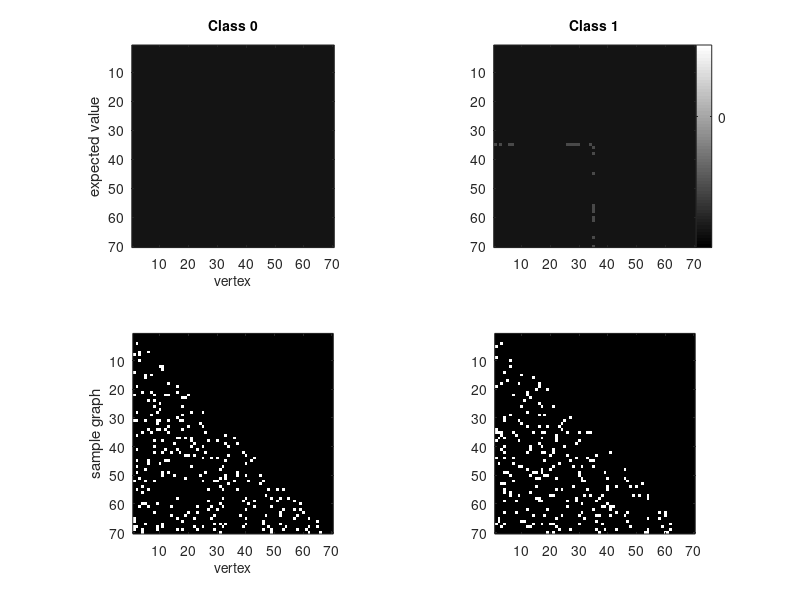

MATLAB code to generate this figure: (Note: this script raises an error after producing the figure.)
%% synthetic
clear, clc


% # neurons
V=70;

% signal subgraph
m=1;
s=20;

Ess = randperm(70);
Ess = Ess(1:s);
thesem = zeros(V);
vstar=round(V/2);
thesem(vstar,Ess) = 1;
thesem(Ess,vstar) = 1;
thesem=tril(thesem,-1);
Ess=find(thesem);

% parameters    
p=0.1;
q=0.3;
E0=p*ones(V);
E1=p*ones(V);
E1(Ess)=q;


fname=['homo_V' num2str(V) '_s' num2str(s) '_p' num2str(round(p*100)) '_q' num2str(round(q*100))];


%% plot params and samples
figure(2), clf
fs=10;

h(2)=subplot(222);
image(E1*64+0.5)
axis('square');
op2b=get(gca,'Position');
colorbar('YTick',[0.01 min(p,q) max(p,q) 1]*64.5,'YTickLabel',[0 min(p,q) max(p,q) 1])
set(gca,'Position',op2b)
title('Class 1','fontsize',fs)

h(1)=subplot(221);
image(E0*64.5)
colormap('gray')
axis('square');
title('Class 0','fontsize',fs)
xlabel('vertex','fontsize',fs)
ylabel('expected value')
op1=get(gca,'Position');
op1(3:4)=op2b(3:4);
set(gca,'Position',op1)


h(3)=subplot(223);
imagesc(tril(E0 > rand(V),-1))
axis('square');
ylabel('sample graph')
xlabel('vertex','fontsize',fs)

h(4)=subplot(224);
imagesc(tril(E1 > rand(V),-1))
axis('square');


for i=1:numel(h)
    set(h(i),'fontsize',fs)
end

print_fig(['../figs/' fname '_mean_sample'],[6 4])


%% simulate data for coherogram plots
figure(3), clf, clear h SigMat coherent incoherent coherogram Coherogram wset

ns=[20 50 100 300];
nrows=5;
ncols=length(ns);


for i=1:ncols
    
    % training data
    ntrn=ns(i);
    Atrn = nan(V,V,ntrn);
    Atrn(:,:,1:2:ntrn)=repmat(E0,[1 1 ntrn/2]) > rand(V,V,ntrn/2);
    Atrn(:,:,2:2:ntrn)=repmat(E1,[1 1 ntrn/2]) > rand(V,V,ntrn/2);
    for nn=1:ntrn, Atrn(:,:,nn)=tril(Atrn(:,:,nn),-1); end
    
    ytrn=repmat([0 1],1,ntrn/2);

    constants   = get_constants(Atrn,ytrn);     % get constants to ease classification code
    SigMat{i}   = run_get_fisher_pvals(Atrn,constants);
    incoherent{i} = incoherent_estimator(SigMat{i},s);
    [coherent{i} cocount{i}]= coherent_estimator(SigMat{i},m,s);    
    [coherogram{i} Coherogram{i} wset{i}] = get_coherograms(Atrn,ytrn);
    
end

%% plot SigMat and coheregrams

% wh = [.17 .18];
% side = 0.07;
% bottom=0.07;
% rowpos=0.22;
% colpos=0.19;
% fs=6;
% 
% for i=1:ncols
%     
%     
%     h(1+(i-1)*nrows) = subplot('Position',[0*colpos+side (4-i)*rowpos+bottom wh]);
%     imagesc(SigMat{i})
%     axis('square')
%     ylabel(['n=', num2str(ns(i))],'fontsize',fs)
%     if i<ncols,
%         set(gca,'Xtick',[],'YTick',[]),
%     else
%         xlabel('vertex','fontsize',fs)
%         ylabel([{['n=', num2str(ns(i))]}; {'vertex'}],'fontsize',fs)
%     end
%     if i==1, title([{'significance'};  {'matrix'}],'fontsize',fs), end
%     
%     h(2+(i-1)*nrows) = subplot('Position',[1*colpos+side (4-i)*rowpos+bottom wh]);
%     ass=zeros(V); ass(incoherent{i})=1;
%     imagesc(ass)
%     axis('square')
%     if i<ncols, set(gca,'Xtick',[],'YTick',[]),
%     else set(gca,'Ytick',[]), xlabel('vertex','fontsize',fs)
%     end
%     if i==1, title([{'incoherent'}; {'estimate'}],'fontsize',fs), end
%     ylabel(['# correct = ', num2str(numcorrect(incoherent{i},Ess))],'fontsize',fs)
%     
%     h(3+(i-1)*nrows) = subplot('Position',[2*colpos+side (4-i)*rowpos+bottom wh]);
%     ass=zeros(V); ass(coherent{i})=1;
%     imagesc(ass)
%     axis('square')
%     if i<ncols, set(gca,'Xtick',[],'YTick',[]),
%     else set(gca,'Ytick',[]), xlabel('vertex','fontsize',fs)
%     end
%     if i==1, title([{'coherent'}; {'estimate'}],'fontsize',fs), end
%     ylabel(['# correct = ', num2str(numcorrect(coherent{i},Ess))],'fontsize',fs)
%         
%     h(4+(i-1)*nrows) = subplot('Position',[3*colpos+side (4-i)*rowpos+bottom wh]);
%     imagesc(coherogram{i}(:,1:cocount{i}))
%     axis('square')
%     set(gca,'Ytick',[])
%     if i==1, title({'coherogram'},'fontsize',fs), end
%     if i==ncols, xlabel('log threshold','fontsize',fs), end
%     set(gca,'XTick',ceil(linspace(2,cocount{i},3)),'XTickLabel',...
%         0.1*round(10*log10((wset{i}(ceil(linspace(2,cocount{i},3))))))),
%     
%     h(5+(i-1)*nrows) = subplot('Position',[4*colpos+side (4-i)*rowpos+bottom wh]);
%     imagesc(Coherogram{i}(:,1:cocount{i}))
%     axis('square')
%     set(gca,'Ytick',[])
%     if i==1, title([{'cumulative'}; {'coherogram'}],'fontsize',fs), end
%     if i==ncols, xlabel('log threshold','fontsize',fs), end
%     set(gca,'XTick',ceil(linspace(2,cocount{i},3)),'XTickLabel',...
%         0.1*round(10*log10((wset{i}(ceil(linspace(2,cocount{i},3))))))),
%     
% end
% colormap('gray')
% for i=1:length(h), set(h(i),'fontsize',fs), end
% 
% print_fig(['../figs/' fname '_coherogram'],[5 4])

%% plot SigMat and coheregrams

figure(4), clf
wh = [.21 .18];
side = 0.07;
bottom=0.07;
rowpos=0.22;
colpos=0.21;
fs=6;
nrows=4;

for i=1:ncols
    
    
    h(1+(i-1)*nrows) = subplot('Position',[0*colpos+side (4-i)*rowpos+bottom wh]);
    imagesc(SigMat{i})
    axis('square')
    ylabel(['n=', num2str(ns(i))],'fontsize',fs)
    if i<ncols,
        set(gca,'Xtick',[],'YTick',[]),
    else
        xlabel('vertex','fontsize',fs)
        ylabel([{['n=', num2str(ns(i))]}; {'vertex'}],'fontsize',fs)
    end
    if i==1, title([{'significance'};  {'matrix'}],'fontsize',fs), end
    
    h(2+(i-1)*nrows) = subplot('Position',[1*colpos+side (4-i)*rowpos+bottom wh]);
    ass=zeros(V); ass(incoherent{i})=1;
    imagesc(ass)
    axis('square')
    if i<ncols, set(gca,'Xtick',[],'YTick',[]),
    else set(gca,'Ytick',[]), xlabel('vertex','fontsize',fs)
    end
    if i==1, title([{'incoherent'}; {'estimate'}],'fontsize',fs), end
    ylabel(['# correct = ', num2str(numcorrect(incoherent{i},Ess))],'fontsize',fs)
    
    h(3+(i-1)*nrows) = subplot('Position',[2*colpos+side (4-i)*rowpos+bottom wh]);
    ass=zeros(V); ass(coherent{i})=1;
    imagesc(ass)
    axis('square')
    if i<ncols, set(gca,'Xtick',[],'YTick',[]),
    else set(gca,'Ytick',[]), xlabel('vertex','fontsize',fs)
    end
    if i==1, title([{'coherent'}; {'estimate'}],'fontsize',fs), end
    ylabel(['# correct = ', num2str(numcorrect(coherent{i},Ess))],'fontsize',fs)
            
    h(4+(i-1)*nrows) = subplot('Position',[3*colpos+side (4-i)*rowpos+bottom wh]);
    imagesc(Coherogram{i}(:,1:cocount{i}))
    axis('square')
    set(gca,'Ytick',[])
    if i==1, title([{'cumulative'}; {'coherogram'}],'fontsize',fs), end
    if i==ncols, xlabel('log significance','fontsize',fs), end
    set(gca,'XTick',ceil(linspace(2,cocount{i},3)),'XTickLabel',...
        0.1*round(10*log10((wset{i}(ceil(linspace(2,cocount{i},3))))))),
    
end
colormap('gray')
for i=1:length(h), set(h(i),'fontsize',fs), end

print_fig(['../figs/' fname '_coherogram'],[5 4])



%% generate data, classify, and get stats
clear alg out Outtemp ns h
% alg stuff
alg(1).name='coherent';
alg(1).star_list=m;
alg(1).edge_list{1}=s;

alg(2).name='incoherent';
alg(2).edge_list=s;

alg(3).name='naive bayes';
alg(3).edge_list=find(ones(V)-diag(ones(V,1)));

nAlgs=numel(alg);
nTrials=20;
ns=[10:10:50 100:50:300];


for i=1:length(ns)
    
    disp(['ntrn ', num2str(ns(i))])

    for j=1:nTrials
        
        disp(['trial ', num2str(j)]) 
        % training data
        ntrn=ns(i);
        Atrn = nan(V,V,ntrn);
        Atrn(:,:,1:2:ntrn)=repmat(E0,[1 1 ntrn/2]) > rand(V,V,ntrn/2);
        Atrn(:,:,2:2:ntrn)=repmat(E1,[1 1 ntrn/2]) > rand(V,V,ntrn/2);
        for nn=1:ntrn, Atrn(:,:,nn)=tril(Atrn(:,:,nn),-1); end

        ytrn=repmat([0 1],1,ntrn/2);
        
        % testing data
        ntst=100;
        Atst = nan(V,V,ntst);
        Atst(:,:,1:2:ntst)=repmat(E0,[1 1 ntst/2]) > rand(V,V,ntst/2);
        Atst(:,:,2:2:ntst)=repmat(E1,[1 1 ntst/2]) > rand(V,V,ntst/2);
        for nn=1:ntst, Atst(:,:,nn)=tril(Atst(:,:,nn),-1); end
        ytst=repmat([0 1],1,ntst/2);
        
        
        % classify
        Outtemp = plugin_classifier_cv_loop(Atrn,ytrn,alg,'HoldOut',Atst,ytst);
        
        % get stats
        Out(1).Lhat(i,j)   = Outtemp(1).Lhat;
        Out(1).correct_edges(i,j) = numcorrect(Outtemp(1).coherent{1},Ess);
        
        Out(2).Lhat(i,j)   = Outtemp(2).Lhat;
        Out(2).correct_edges(i,j) = numcorrect(Outtemp(2).incoherent{1},Ess);
        
        Out(3).Lhat(i,j)   = Outtemp(3).Lhat;
    end
    
end
save(['../data/' fname])

%% plot rates
figure(1), clf

gray1=0.5*[1 1 1];
gray2=0.75*[1 1 1];
sa=0.5;
fs=10;

for n=1:3
    Out(n).misedge_rate=1-mean(Out(n).correct_edges,2)/s;
    Out(n).misedge_ste=std(Out(n).correct_edges,[],2)/(s*sqrt(nTrials));
    Out(n).Lhat_avg=mean(Out(n).Lhat,2);
    Out(n).Lhat_ste=std(Out(n).Lhat,[],2)/sqrt(nTrials);
end


%
h(1)=subplot(121); hold all
errorbar(ns,Out(1).misedge_rate,Out(1).misedge_ste,'k','linewidth',2)
errorbar(ns,Out(2).misedge_rate,Out(2).misedge_ste,'color',gray1,'linewidth',2)
axis([0 ns(end) 0 1])
% set(gca,'YTick',[2:2:s])
xlabel('# training samples','fontsize',fs)
ylabel('missed-edge rate','fontsize',fs)

h(2)=subplot(122); hold all
errorbar(ns,Out(1).Lhat_avg,Out(1).Lhat_ste,'k','linewidth',2)
errorbar(ns,Out(2).Lhat_avg,Out(2).Lhat_ste,'color',gray1,'linewidth',2)
errorbar(ns,Out(3).Lhat_avg,Out(3).Lhat_ste,'color',gray2,'linewidth',2)
axis([0 ns(end) 0 0.5])
xlabel('# training samples','fontsize',fs)
ylabel('misclassification rate','fontsize',fs)
% legend(alg(1).name,alg(2).name, alg(3).name,'fontsize',fs)
legend('coh','inc','nb','fontsize',fs,'Location','Best')
set(gca,'YTick',[0.1:0.1:0.5])



for i=1:numel(h)
    op=get(h(i),'OuterPosition');
    op(4)=op(4)+op(2);
    op(2)=0;
    set(h(i),'OuterPosition',op)
    set(h(i),'fontsize',fs)
end

print_fig(['../figs/' fname '_Lhats'],[6 2]*1.5)


